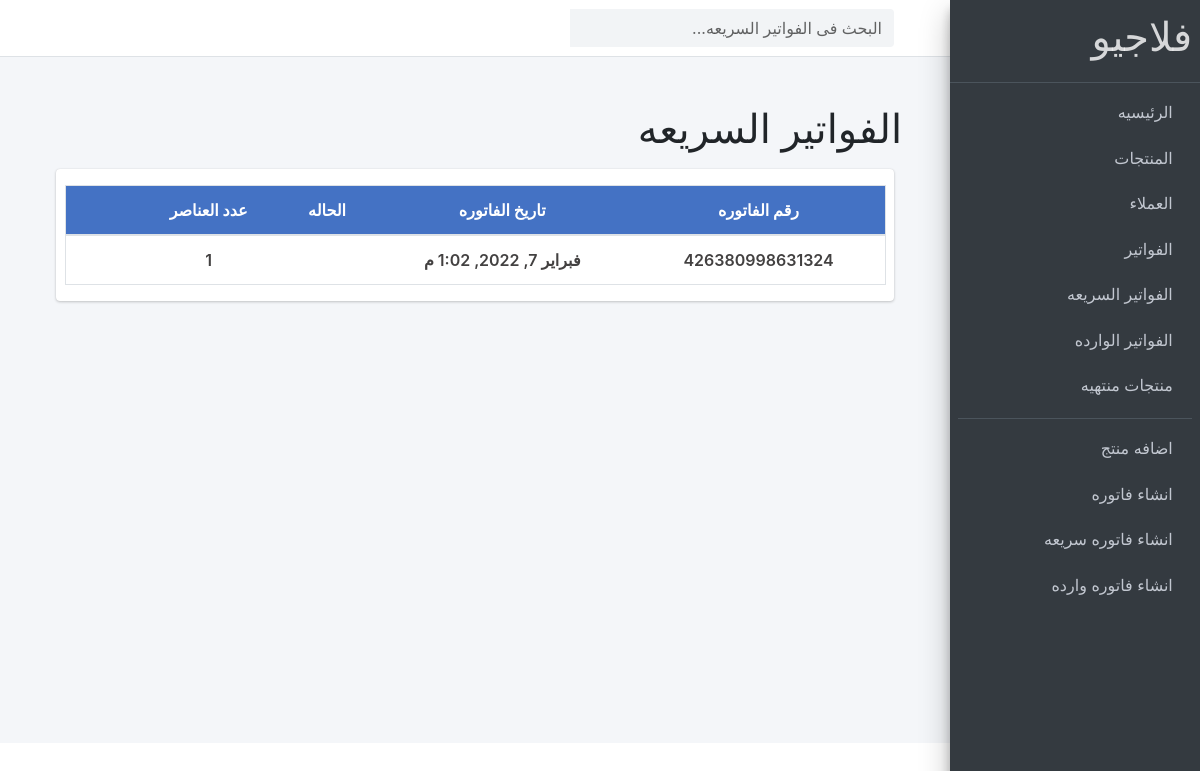
/home/products/quiqbills/, run on the app's committed database.
### store/models.py (models this page shows, shortened)
class QuiqOrder(models.Model):
    date = models.DateTimeField(auto_now_add=True)
    complete = models.BooleanField(default=False)
    transaction_id = models.CharField(max_length=100, null=True)
    paid = models.FloatField(validators=[MinValueValidator(0)],verbose_name="تم دفع")
    ORDslug = models.SlugField(blank=True, null=True, unique=True, allow_unicode=True, max_length=255 , verbose_name="slug")
    @property
    def get_bill_count(self):
        orderitems = self.quiqorderline_set.all()
        count = orderitems.count()
        return count

### store/views.py (the view)
# urls.py: path('products/quiqbills/', views.quiq_bills, name="quiqbills"),
def quiq_bills(request):
    search_qs = request.GET.get('search_quiqbills', '')
    if search_qs:
        quiqbills = QuiqOrder.objects.filter(transaction_id__startswith=search_qs)
    else:
        quiqbills = QuiqOrder.objects.all()
    return render(request, 'pages/quiqbills.html',{'quiqbills': quiqbills})

### store/context_processor.py (called while the page is built)
def calc_empty_products(request):
    products = Product.objects.filter(available_in_ventory=0)
    emptyNum = products.count()
    return {"emptyNum":emptyNum}

### templates/pages/quiqbills.html (shortened to what this page needs)
{% extends 'base.html' %}
{% load crispy_forms_tags %}
{% load static %}
{% block content %}
    <nav  class="main-header navbar navbar-expand navbar-white navbar-light">
      <ul class="navbar-nav">
        <li class="nav-item">
          <a class="nav-link" data-widget="pushmenu" href="#"></a>
        </li>
      </ul>
      <form class="form-inline ml-3" action="{% url 'products:quiqbills' %}">
        <div class="input-group">
          <input id="searchIdforquiqbills" class="form-control form-control-navbar" name="search_quiqbills" type="search" placeholder="البحث فى الفواتير السريعه..." aria-label="Search">
          <div class="input-group-append">
            <button class="btn btn-navbar" type="submit">
            </button>
          </div>
        </div>
      </form>
    </nav>
    <div style="direction: rtl;" class="wrapper">
      <div   class="content-wrapper p-5">
        <div class="row mb-2">
          <div class="col-sm-6">
            <h1>الفواتير السريعه</h1>
          </div>
        </div>
            <section class="content">
              <div class="card card-solid">
                  <div class="row d-flex align-items-stretch">
                    <div   class="col-12 p-3">
                      {% if quiqbills %}
                      <table class="table table-bordered text-center bills_table">
                        <thead>
                          <tr class="bills_thead_row">
                            <th scope="col">رقم الفاتوره </th>
                            <th scope="col">تاريخ الفاتوره </th>
                            <th scope="col">الحاله</th>
                            <th scope="col"> عدد العناصر </th>
                            <th scope="col"> </th>
                          </tr>
                        </thead>
                        <tbody>
                          {% for quiqbill in quiqbills %}
                          <tr class="bills_table_row">
                            <td><a href="{% url 'products:create_quiqline' quiqbill.id %}">{{quiqbill.transaction_id}}</a></td>
                            <td><a href="{% url 'products:create_quiqline' quiqbill.id %}">{{quiqbill.date}}</a></td>
                            <td></td>
                            <td><a href="{% url 'products:create_quiqline' quiqbill.id %}">{{quiqbill.get_bill_count}}</a> </td>
                            <td class="deletebtn"><a data-product="{{quiqbill.id}}" href="#" class="btn delete_quiqbill_list delete_quiqbill_list{{quiqbill.id}}"></a></td>
                          </tr>
                          {% endfor %}
                        </tbody>
                      </table>
                      {% else %}
                      <h4 class="m-5">لا توجد فواتير فى الوقت الحالى .</h4>
                      {% endif %}
                    </div>
                    </div>
              </div>
            </section>
          </div>
      </div>
{% endblock %}

### data on the page
QuiqOrder: transaction_id "426380998631324", date "فبراير 7, 2022, 1:02 م", get_bill_count "1"
